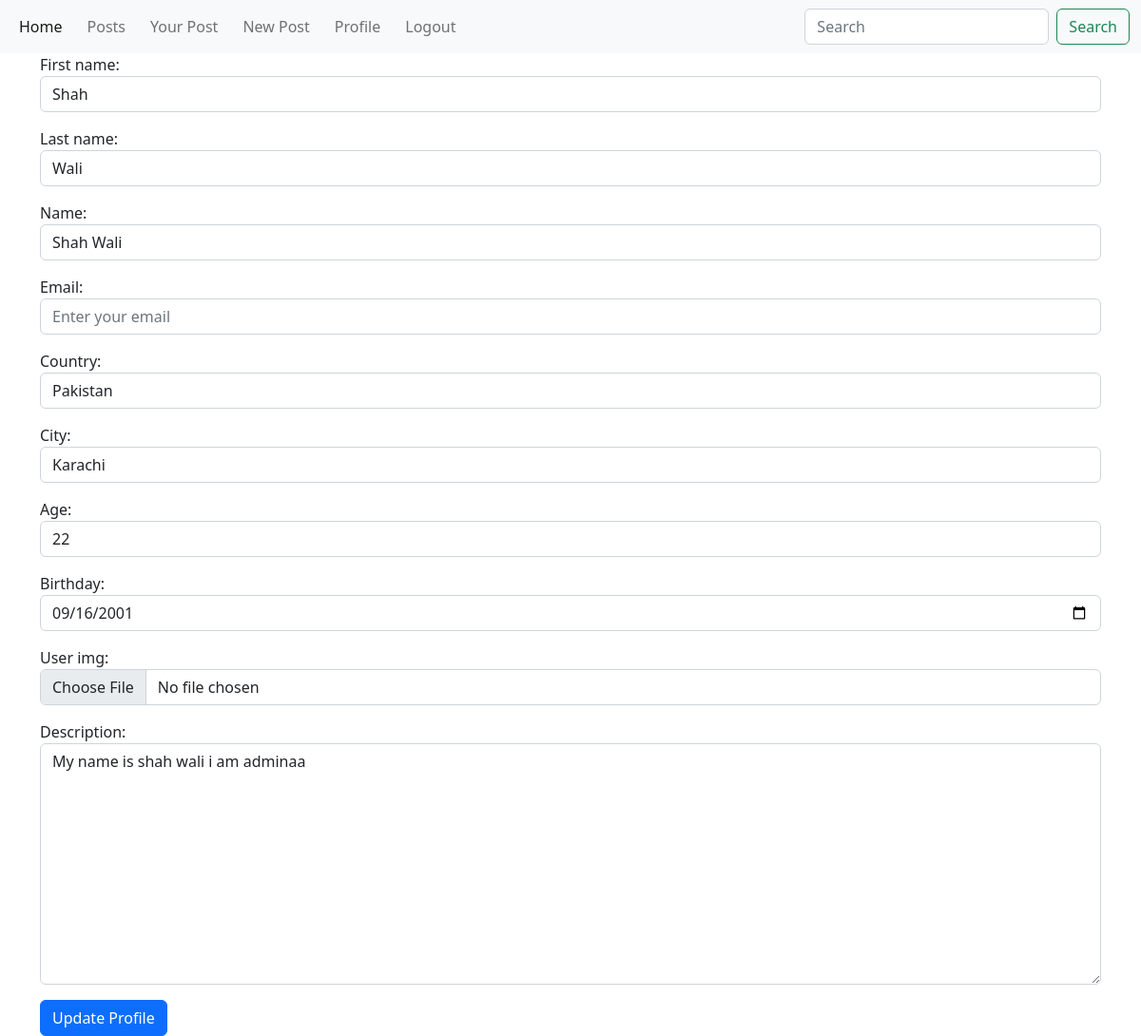
The page /edit_profile/ (signed in) on the database its author committed.
### user_profile/models.py (models this page shows, shortened)
class Profile(models.Model):
    name = models.CharField(max_length=200, blank=True)
    email = models.CharField(max_length=200, blank=True)
    user = models.OneToOneField(User, on_delete=models.CASCADE)
    country = models.CharField(max_length=200, blank=True)
    city = models.CharField(max_length=200, blank=True)
    age = models.IntegerField(blank=True, null=True)
    birthday = models.DateField(blank=True, null=True)
    description = models.TextField(blank=True)
    joined_date = models.DateField(blank=True, null=True)
    user_img = models.ImageField(upload_to='profile_images/', default='profile_images/default.png')
    @property
    def first_name(self):
        return self.user.first_name
    @property
    def last_name(self):
        return self.user.last_name

### user_profile/views.py (the view)
# urls.py: path('edit_profile/', views.edit_profile, name='edit_profile'),
@login_required
def edit_profile(request):
    profile = request.user.profile
    if request.method == 'POST':
        form = ProfileForm(request.POST, request.FILES, instance=profile)
        if form.is_valid():
            form.save()
            return redirect('user_profile')
    form = ProfileForm(instance=profile, initial={
        'first_name': request.user.first_name,
        'last_name': request.user.last_name,
        'email': request.user.email,
        'name': f"{profile.first_name} {profile.last_name}",  # Combine names for the name field
    })
    context = {
        'form': form,
    }
    return render(request, 'user_profile/edit_profile.html', context)

### user_profile/templates/user_profile/edit_profile.html (shortened to what this page needs)
{% extends 'base.html' %}
{% block content %}
    {% if user.is_authenticated %}
<form method="post" enctype="multipart/form-data">
    {{ form.as_p }}
    <button type="submit" class="btn btn-primary">Update Profile</button>
</form>
    {% endif %}
{% endblock %}

### static/css.css (style rules this page uses)
body { background-color: red; }
button { background-color: #007bff; color: white; border: none; border-radius: 4px; padding: 10px 15px; cursor: pointer; transition: background-color 0.3s; }
button, a { display: inline-block; }

### rows shown on the page
Profile: name "Shah Wali", country "Pakistan", city "Karachi", age "22", birthday "09/16/2001", description "My name is shah wali i am adminaa"
